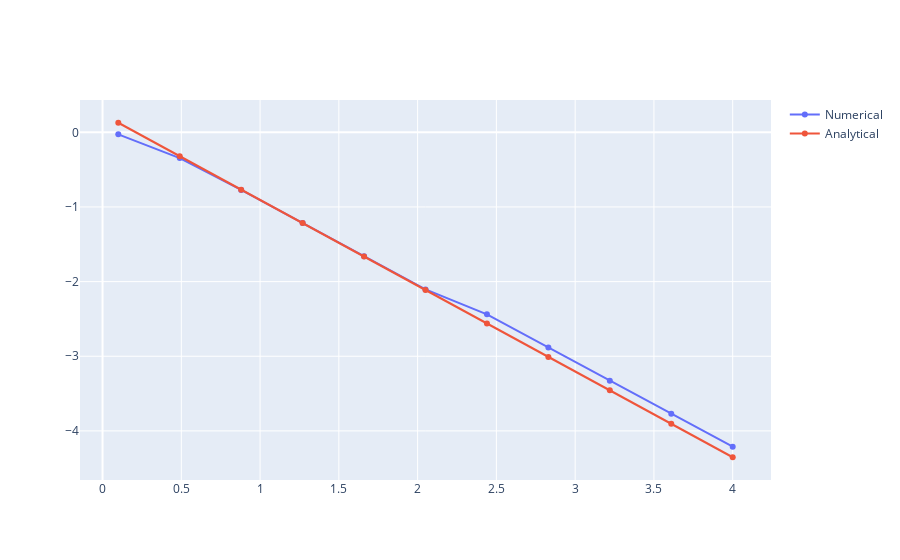

Notebook source saved alongside this figure:
### Code cell
import comfit as cf
import numpy as np
import plotly.graph_objects as go

qm = cf.QuantumMechanics(1, xlim=[-100,100], xRes=2001, dt=0.1)

v = 0.5
V0 = 1
alpha_values = np.linspace(0.1,4,11)
end_time = 50/v
tunneling_probability_array = np.zeros_like(alpha_values)

for i in range(len(alpha_values)):
    alpha = alpha_values[i]
    print("Alpha:", alpha)
    qm.conf_initial_condition_Gaussian(position=-20, width = 4, initial_velocity=v)
    # qm.V_ext = V0 * (np.tanh(qm.x) - np.tanh(qm.x - alpha)) / 2
    qm.V_ext = (qm.x > 0)*(qm.x<alpha) * V0
    qm.evolve_schrodinger(round(end_time/qm.dt))
    after_obstacle = qm.x > alpha
    tunneling_probability = np.sum(np.abs(qm.psi[after_obstacle])**2)*qm.dx
    print("Tunneling probability:", tunneling_probability)
    tunneling_probability_array[i] = tunneling_probability

E = 1/2*v**2
beta = np.sqrt(2*(V0-E))
analytical_tunnelling_probability = (16*E*(V0-E))/(V0**2)*np.exp(-2*beta*alpha_values)
fig = go.Figure()
fig.add_trace(go.Scatter(x=alpha_values, y=np.log10(tunneling_probability_array), mode='lines+markers', name='Numerical'))
fig.add_trace(go.Scatter(x=alpha_values, y=np.log10(analytical_tunnelling_probability), mode='lines+markers', name='Analytical'))

### Figure 1 — Plotly figure (JSON) as saved in the notebook; plotly's stock layout.template omitted (floating-point values rounded to 4 significant figures)
{"data": [{"mode": "lines+markers", "name": "Numerical", "type": "scatter", "x": [0.1, 0.49, 0.88, 1.27, 1.66, 2.05, 2.44, 2.83, 3.22, 3.61, 4], "y": [-0.02679, -0.3456, -0.7719, -1.214, -1.659, -2.104, -2.438, -2.883, -3.327, -3.77, -4.212]}, {"mode": "lines+markers", "name": "Analytical", "type": "scatter", "x": [0.1, 0.49, 0.88, 1.27, 1.66, 2.05, 2.44, 2.83, 3.22, 3.61, 4], "y": [0.1281, -0.32, -0.7681, -1.216, -1.664, -2.112, -2.561, -3.009, -3.457, -3.905, -4.353]}], "layout": {}}
